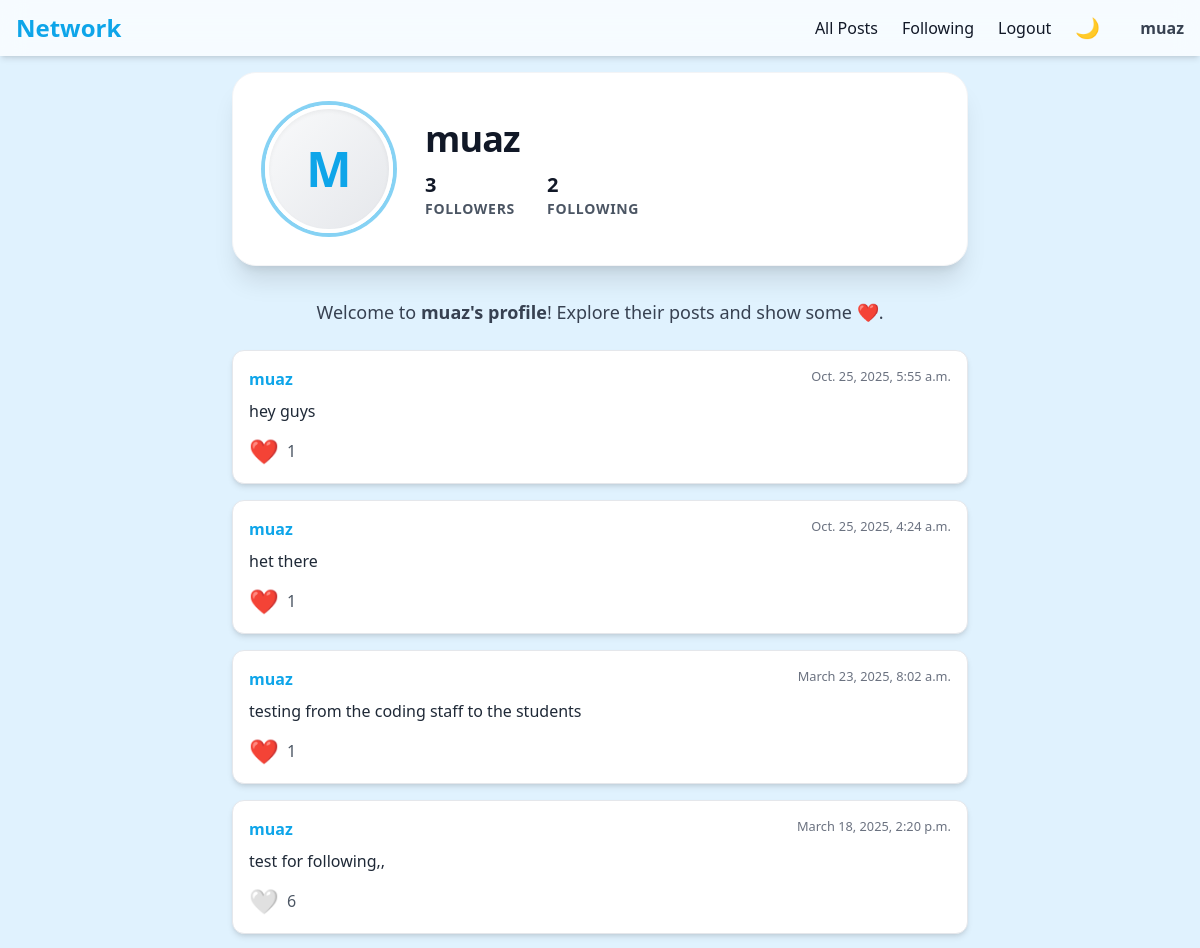
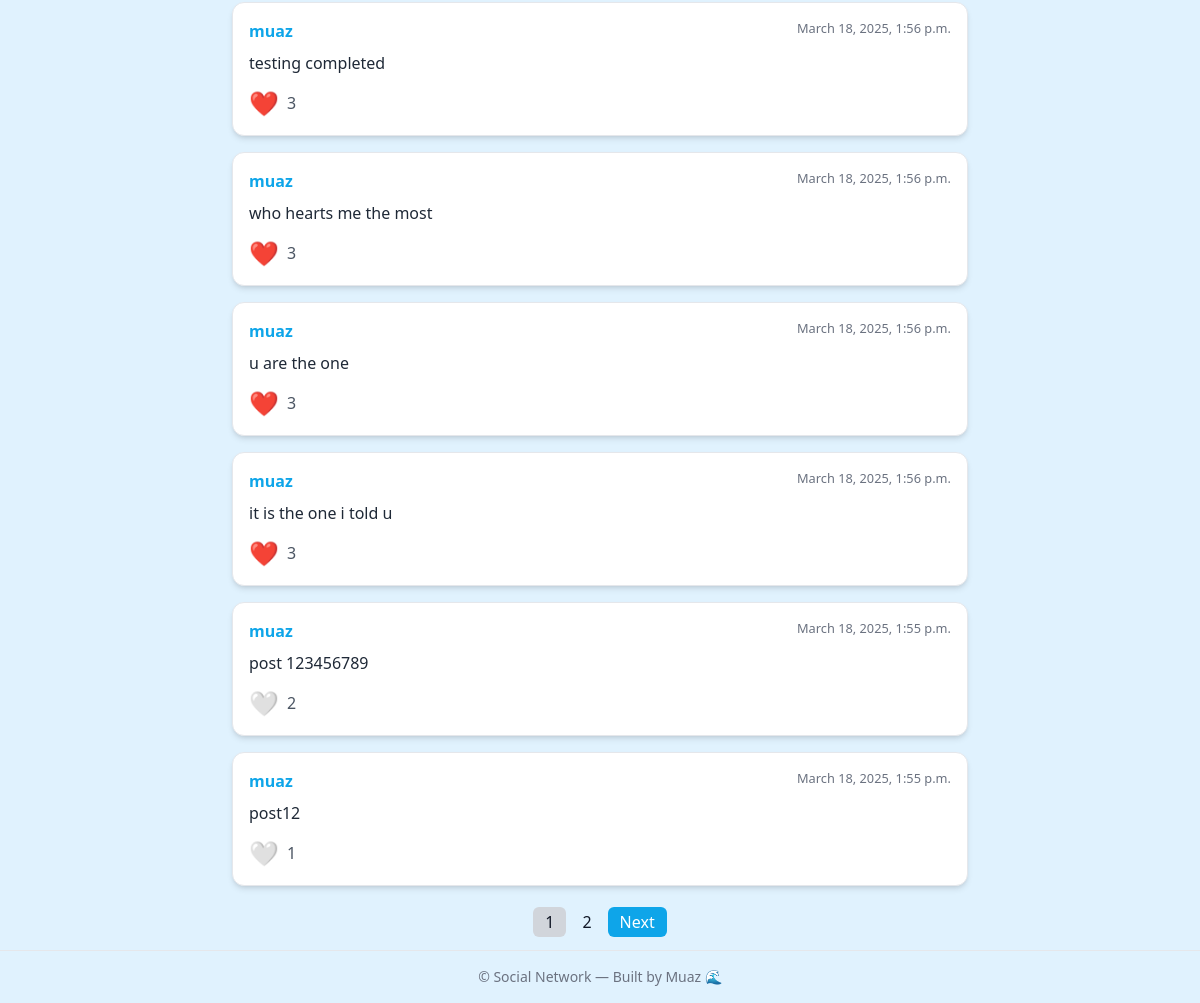
The app's page /profile/2/ (signed in) with its own data (2 pictures, top to bottom).
### network/models.py (models this page shows)
class User(AbstractUser):
    pass

class Posts(models.Model):
    newpost=models.TextField()
    creator=models.ForeignKey(User, on_delete=models.CASCADE,related_name="Allposts")
    likes = models.IntegerField(default=0)
    liked_by=models.ManyToManyField(User,related_name="likedpost",blank=True)
    timestamp= models.DateTimeField(auto_now_add=True)

### network/views.py (the view)
# urls.py: path('profile/<int:user_id>/', views.profile, name='profile'),
def profile(request, user_id):
    user = User.objects.get(pk=user_id)
    items = Posts.objects.filter(creator=user).order_by('-timestamp')
    paginator=Paginator(items,10)
    page=request.GET.get('page', 1)
    query=paginator.get_page(page)
    allfollower = Follow.objects.filter(following=user)
    allfollowing = Follow.objects.filter(follower=user)
    try:
        checkfollow = Follow.objects.filter(follower=request.user, following=user)
        isfollow = checkfollow.exists()
    except:
        isfollow = False
    return render(request, "network/profile.html", {
        "query": query,
        "profile_user": user,
        "allfollower": allfollower,
        "allfollowing": allfollowing,
        "isfollow": isfollow
    })

### network/templates/network/profile.html (shortened to what this page needs)
{% extends "network/layout.html" %}
{% block body %}
<div class="max-w-3xl mx-auto mb-8 p-8 rounded-3xl bg-white dark:bg-[#111827] shadow-xl border border-gray-100 dark:border-gray-800 transition-shadow duration-500">
    <div class="flex flex-col md:flex-row items-center gap-8">
        <div class="relative w-32 h-32 flex-shrink-0">
            <div class="w-full h-full rounded-full flex items-center justify-center text-5xl font-extrabold text-[#0EA5E9] border-4 border-white dark:border-[#111827] ring-4 ring-[#0EA5E9]/50 dark:ring-[#0EA5E9]/70 bg-gradient-to-br from-gray-50 to-gray-200 dark:from-[#1F2937] dark:to-[#374151] shadow-inner transition-all duration-300">
                {{ profile_user.username|first|upper }}
            </div>
        </div>
        <div class="flex-1 flex flex-col justify-center items-center md:items-start text-center md:text-left">
            <h1 class="text-4xl font-extrabold text-gray-900 dark:text-white tracking-tight mb-2">{{ profile_user.username }}</h1>
            <div class="flex gap-8 text-gray-600 dark:text-gray-400 text-base font-semibold mt-1">
                <div class="flex flex-col items-center md:items-start">
                    <strong class="text-xl text-gray-900 dark:text-white">{{ allfollower.count }}</strong>
                    <span class="text-sm uppercase tracking-wider">Followers</span>
                </div>
                <div class="flex flex-col items-center md:items-start">
                    <strong class="text-xl text-gray-900 dark:text-white">{{ allfollowing.count }}</strong>
                    <span class="text-sm uppercase tracking-wider">Following</span>
                </div>
            </div>
        </div>
    </div>
</div>
<div class="max-w-3xl mx-auto mb-6 text-center text-gray-700 dark:text-gray-300 text-lg">
    Welcome to <strong>{{ profile_user.username }}'s profile</strong>! Explore their posts and show some ❤️.
</div>
<div class="flex flex-col gap-4 max-w-3xl mx-auto">
    {% if query %}
        {% for i in query %}
        <div class="bg-white dark:bg-[#1E293B] p-4 rounded-xl shadow-md border border-gray-200 dark:border-gray-700 transition-colors duration-300">
            <div class="flex justify-between items-start mb-2">
                <a href="{% url 'profile' i.creator.id %}" class="font-semibold text-[#0EA5E9] hover:underline">{{ i.creator.username }}</a>
                <small class="text-gray-500 dark:text-gray-400">{{ i.timestamp }}</small>
            </div>
            <p class="text-gray-800 dark:text-gray-200 mt-1">{{ i.newpost }}</p>
            <div class="mt-3 flex items-center gap-2">
                <button class="like-button text-2xl focus:outline-none transition-colors duration-200" data-post-id="{{ i.id }}"
                    {% if user in i.liked_by.all %} style="color:red;" {% else %} style="color:white;" {% endif %}>
                    {% if user in i.liked_by.all %} ❤️ {% else %} 🤍 {% endif %}
                </button>
                <span class="text-gray-600 dark:text-gray-400" id="likes-count-{{ i.id }}">{{ i.likes }}</span>
            </div>
        </div>
        {% endfor %}
    {% else %}
        <p class="text-center text-gray-500 dark:text-gray-400">No posts yet. Be the first to share something!</p>
    {% endif %}
</div>
<div class="mt-6 flex justify-center max-w-3xl mx-auto">
    <nav>
        <ul class="flex gap-1">
            {% for page_num in query.paginator.page_range %}
                {% if query.number == page_num %}
                    <li><span class="px-3 py-1 rounded-md bg-gray-300 dark:bg-gray-600">{{ page_num }}</span></li>
                {% else %}
                    <li><a href="?page={{ page_num }}" class="px-3 py-1 rounded-md hover:bg-gray-200 dark:hover:bg-gray-700">{{ page_num }}</a></li>
                {% endif %}
            {% endfor %}
            {% if query.has_next %}
                <li><a href="?page={{ query.next_page_number }}" class="px-3 py-1 rounded-md bg-[#0EA5E9] text-white hover:bg-[#0284C7]">Next</a></li>
            {% endif %}
        </ul>
    </nav>
</div>
{% endblock %}

### network/templates/network/layout.html (shortened to what this page needs)
{% load static %}
<!DOCTYPE html>
<html lang="en" class="scroll-smooth">
  <head>
    <script src="https://cdn.tailwindcss.com"></script>
  </head>
  <body
    class="bg-[#E0F2FE] dark:bg-[#0F172A] min-h-screen flex flex-col text-gray-900 dark:text-gray-100 transition-colors duration-300"
  >
    <nav
      class="bg-white/70 dark:bg-[#1E293B] backdrop-blur-md shadow-md sticky top-0 z-50 transition-colors duration-300"
    >
      <div
        class="max-w-7xl mx-auto px-4 py-3 flex justify-between items-center"
      >
        <a href="{% url 'index' %}" class="text-2xl font-bold text-[#0EA5E9]">Network</a>
        <ul class="hidden md:flex gap-6 items-center font-medium">
          <li><a href="{% url 'index' %}" class="hover:text-[#0EA5E9]">All Posts</a></li>
          {% if user.is_authenticated %}
            <li><a href="{% url 'following' %}" class="hover:text-[#0EA5E9]">Following</a></li>
            <li><a href="{% url 'logout' %}" class="hover:text-[#0EA5E9]">Logout</a></li>
          {% else %}
            <li><a href="{% url 'login' %}" class="hover:text-[#0EA5E9]">Login</a></li>
            <li><a href="{% url 'register' %}" class="hover:text-[#0EA5E9]">Register</a></li>
          {% endif %}
          <li>
            <button
              id="dark-toggle"
              class="text-xl focus:outline-none"
              aria-label="Toggle Dark Mode"
            >🌙</button>
          </li>
          {% if user.is_authenticated %}
          <li class="ml-4 text-gray-700 dark:text-gray-200 font-semibold">
            <a href="{% url 'profile' user.id %}">{{ user.username }}</a>
          </li>
          {% endif %}
        </ul>
      </div>
    </nav>
    <main class="flex-1 max-w-3xl mx-auto w-full p-4">
      {% block body %}{% endblock %}
    </main>
    <footer class="text-center text-sm text-gray-500 py-4 border-t dark:border-gray-700">
      © {{ now.year }} Social Network — Built by Muaz 🌊
    </footer>
  </body>
</html>

### records on screen
User: username "muaz", username|first "M"
Posts: creator.username "muaz", timestamp "Oct. 25, 2025, 5:55 a.m.", newpost "hey guys", likes "1"
Posts: creator.username "muaz", timestamp "Oct. 25, 2025, 4:24 a.m.", newpost "het there", likes "1"
Posts: creator.username "muaz", timestamp "March 23, 2025, 8:02 a.m.", newpost "testing from the coding staff to the students", likes "1"
Posts: creator.username "muaz", timestamp "March 18, 2025, 2:20 p.m.", newpost "test for following,,", likes "6"
Posts: creator.username "muaz", timestamp "March 18, 2025, 1:56 p.m.", newpost "testing completed", likes "3"
Posts: creator.username "muaz", timestamp "March 18, 2025, 1:56 p.m.", newpost "who hearts me the most", likes "3"
Posts: creator.username "muaz", timestamp "March 18, 2025, 1:56 p.m.", newpost "u are the one", likes "3"
Posts: creator.username "muaz", timestamp "March 18, 2025, 1:56 p.m.", newpost "it is the one i told u", likes "3"
Posts: creator.username "muaz", timestamp "March 18, 2025, 1:55 p.m.", newpost "post 123456789", likes "2"
Posts: creator.username "muaz", timestamp "March 18, 2025, 1:55 p.m.", newpost "post12", likes "1"

### other values on screen
{{ allfollower.count }} "3"
{{ allfollowing.count }} "2"
{{ page_num }} "1"
{{ page_num }} "2"
